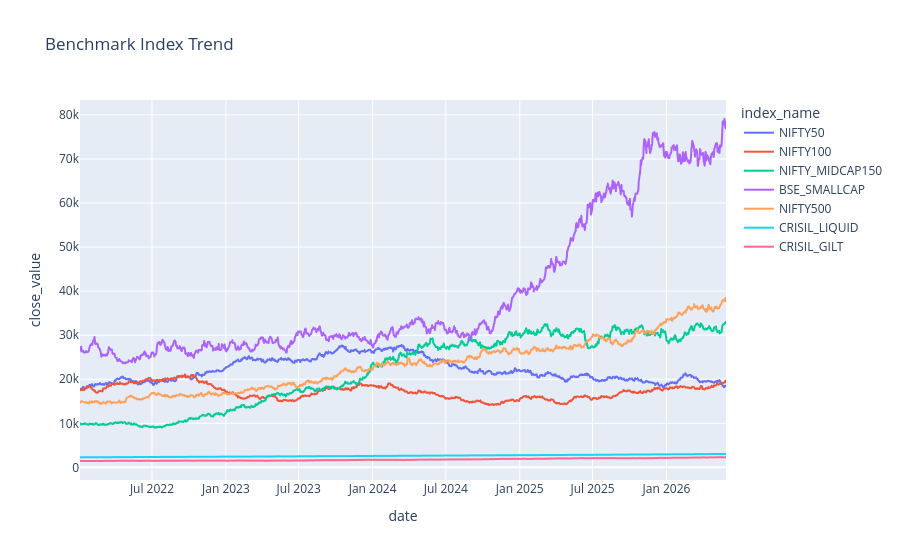

Source (notebook cell):
### Code cell
fig = px.line(
    benchmark,
    x="date",
    y="close_value",
    color="index_name",
    title="Benchmark Index Trend"
)

fig.show()

### Figure 1 — Plotly figure (JSON) as saved in the notebook; plotly's stock layout.template omitted (floating-point values rounded to 4 significant figures; data arrays with more than 128 entries replaced by an {"elided": "..."} marker saying what was removed)
{"data": [{"hovertemplate": "index_name=NIFTY50<br>date=%{x}<br>close_value=%{y}<extra></extra>", "legendgroup": "NIFTY50", "line": {"color": "#636efa", "dash": "solid"}, "marker": {"symbol": "circle"}, "mode": "lines", "name": "NIFTY50", "showlegend": true, "type": "scattergl", "x": {"elided": "1150 str values"}, "xaxis": "x", "y": {"elided": "1150 float values"}, "yaxis": "y"}, {"hovertemplate": "index_name=NIFTY100<br>date=%{x}<br>close_value=%{y}<extra></extra>", "legendgroup": "NIFTY100", "line": {"color": "#EF553B", "dash": "solid"}, "marker": {"symbol": "circle"}, "mode": "lines", "name": "NIFTY100", "showlegend": true, "type": "scattergl", "x": {"elided": "1150 str values"}, "xaxis": "x", "y": {"elided": "1150 float values"}, "yaxis": "y"}, {"hovertemplate": "index_name=NIFTY_MIDCAP150<br>date=%{x}<br>close_value=%{y}<extra></extra>", "legendgroup": "NIFTY_MIDCAP150", "line": {"color": "#00cc96", "dash": "solid"}, "marker": {"symbol": "circle"}, "mode": "lines", "name": "NIFTY_MIDCAP150", "showlegend": true, "type": "scattergl", "x": {"elided": "1150 str values"}, "xaxis": "x", "y": {"elided": "1150 float values"}, "yaxis": "y"}, {"hovertemplate": "index_name=BSE_SMALLCAP<br>date=%{x}<br>close_value=%{y}<extra></extra>", "legendgroup": "BSE_SMALLCAP", "line": {"color": "#ab63fa", "dash": "solid"}, "marker": {"symbol": "circle"}, "mode": "lines", "name": "BSE_SMALLCAP", "showlegend": true, "type": "scattergl", "x": {"elided": "1150 str values"}, "xaxis": "x", "y": {"elided": "1150 float values"}, "yaxis": "y"}, {"hovertemplate": "index_name=NIFTY500<br>date=%{x}<br>close_value=%{y}<extra></extra>", "legendgroup": "NIFTY500", "line": {"color": "#FFA15A", "dash": "solid"}, "marker": {"symbol": "circle"}, "mode": "lines", "name": "NIFTY500", "showlegend": true, "type": "scattergl", "x": {"elided": "1150 str values"}, "xaxis": "x", "y": {"elided": "1150 float values"}, "yaxis": "y"}, {"hovertemplate": "index_name=CRISIL_LIQUID<br>date=%{x}<br>close_value=%{y}<extra></extra>", "legendgroup": "CRISIL_LIQUID", "line": {"color": "#19d3f3", "dash": "solid"}, "marker": {"symbol": "circle"}, "mode": "lines", "name": "CRISIL_LIQUID", "showlegend": true, "type": "scattergl", "x": {"elided": "1150 str values"}, "xaxis": "x", "y": {"elided": "1150 float values"}, "yaxis": "y"}, {"hovertemplate": "index_name=CRISIL_GILT<br>date=%{x}<br>close_value=%{y}<extra></extra>", "legendgroup": "CRISIL_GILT", "line": {"color": "#FF6692", "dash": "solid"}, "marker": {"symbol": "circle"}, "mode": "lines", "name": "CRISIL_GILT", "showlegend": true, "type": "scattergl", "x": {"elided": "1150 str values"}, "xaxis": "x", "y": {"elided": "1150 float values"}, "yaxis": "y"}], "layout": {"legend": {"title": {"text": "index_name"}, "tracegroupgap": 0}, "title": {"text": "Benchmark Index Trend"}, "xaxis": {"anchor": "y", "domain": [0, 1], "title": {"text": "date"}}, "yaxis": {"anchor": "x", "domain": [0, 1], "title": {"text": "close_value"}}}}
